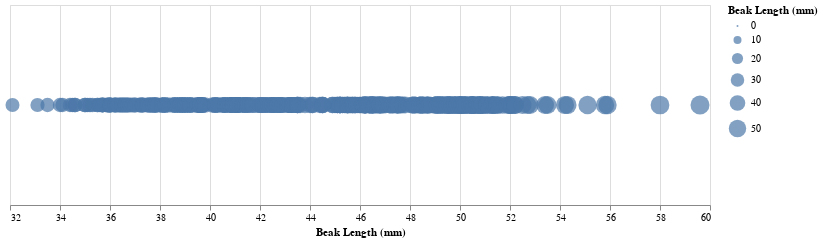

The code cell stored with this chart in its notebook:
### Markdown cell above
##### Area

### Code cell
alt.Chart(data).mark_circle().encode(
    x = alt.X('Beak Length (mm):Q', scale=alt.Scale(zero=False)),
    size = 'Beak Length (mm):Q'
).properties(height=200, width=700)

### Figure 1 — Vega-Lite specification as saved in the notebook (floating-point values rounded to 4 significant figures; data arrays with more than 128 entries replaced by an {"elided": "..."} marker saying what was removed)
{"config": {"view": {"continuousWidth": 400, "continuousHeight": 300}}, "data": {"name": "data-fe71607a42dbd7cdd20b91354e9016c1"}, "mark": "circle", "encoding": {"size": {"type": "quantitative", "field": "Beak Length (mm)"}, "x": {"type": "quantitative", "field": "Beak Length (mm)", "scale": {"zero": false}}}, "height": 200, "width": 700, "$schema": "https://vega.github.io/schema/vega-lite/v4.8.1.json", "datasets": {"data-fe71607a42dbd7cdd20b91354e9016c1": {"elided": "344 records"}}}
